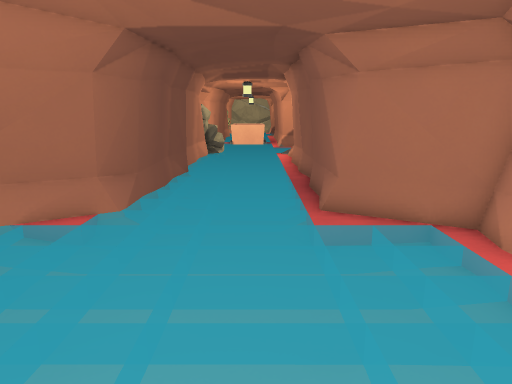
View 1 (above)

21 first-person views from a walk through a Godot game level. The camera is 1.5 m above the floor, tilts 12° down and sees 70° across. The floor is counted in squares, 0.54 m on a side. Each view is taken from the middle of a square. On the plan, view 1 faces up. The plan holds only what a view shows up to about 20 squares ahead; the rest is blank. The place goes on beyond the plan. Surface patterns are stand-ins for the level's own textures.

View 2
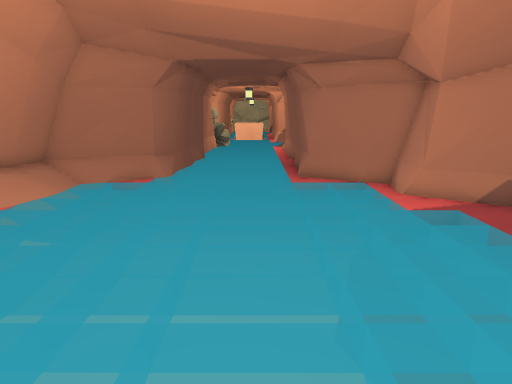

View 3
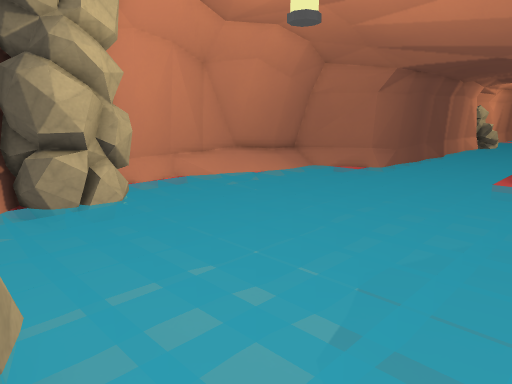

View 4
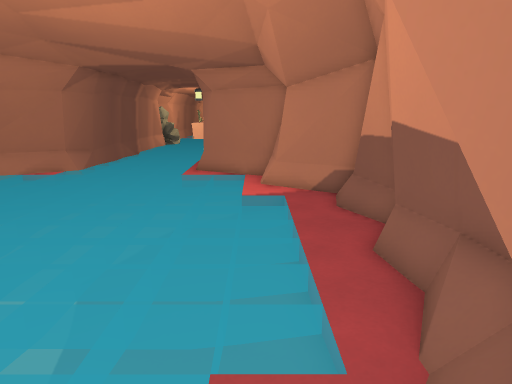

View 5
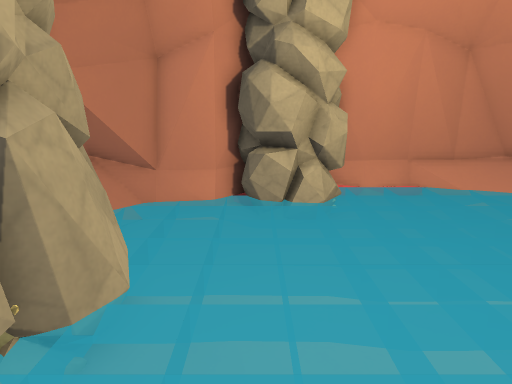

View 6
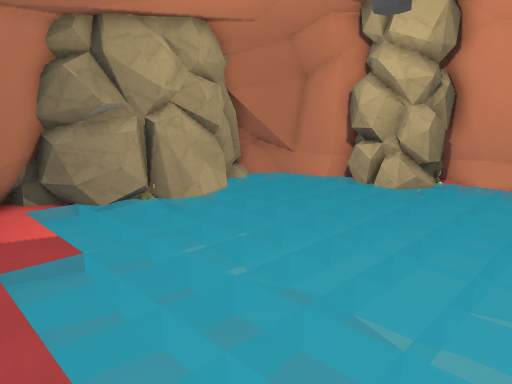

View 7
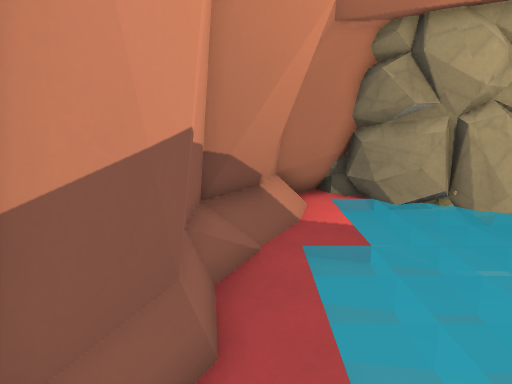

View 8
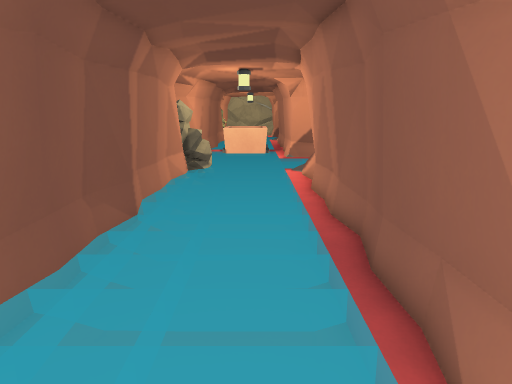

View 9
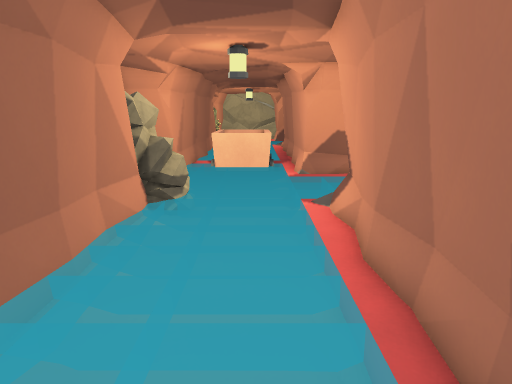

View 10
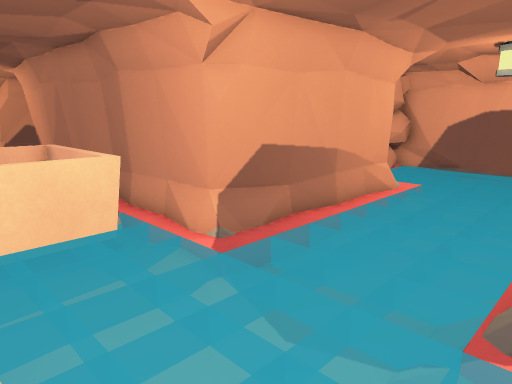

View 11
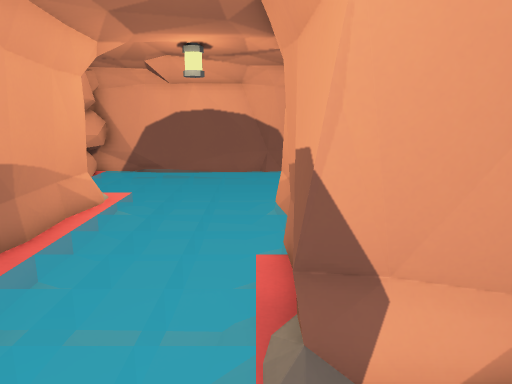

View 12
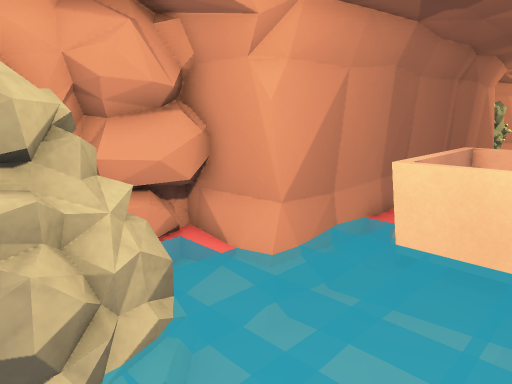

View 13
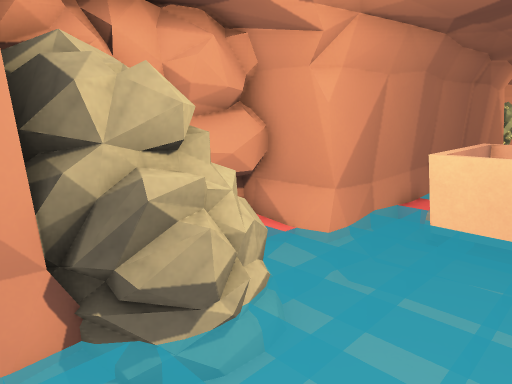

View 14
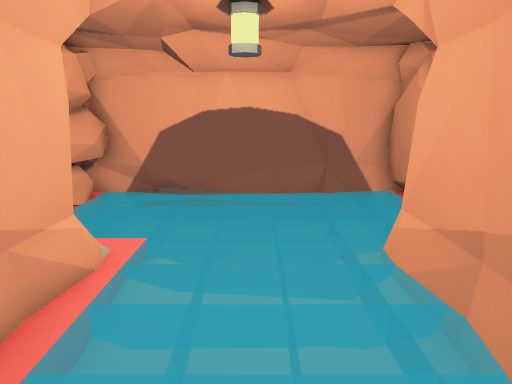

View 15
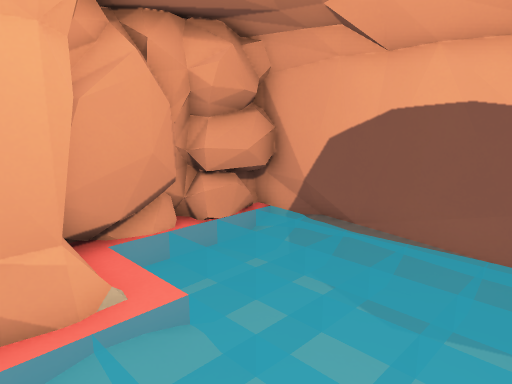

View 16
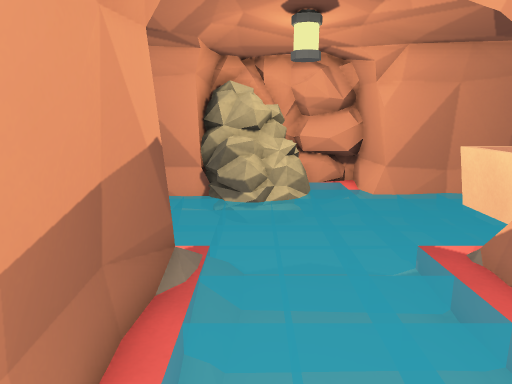

View 17
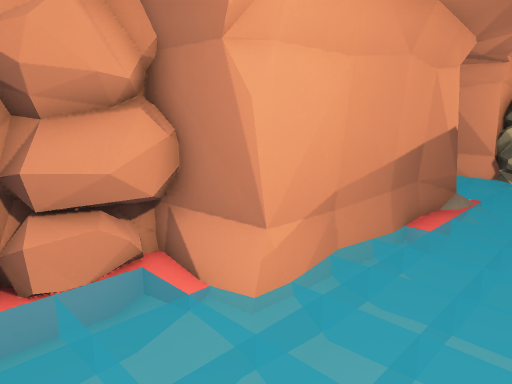

View 18
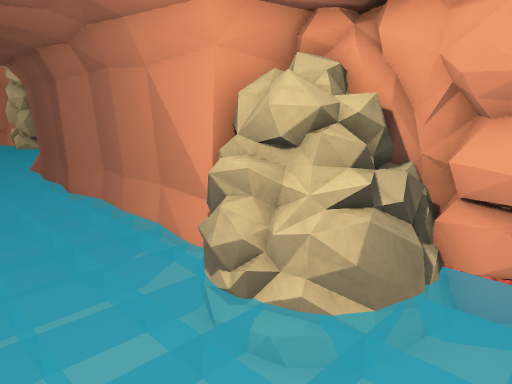

View 19
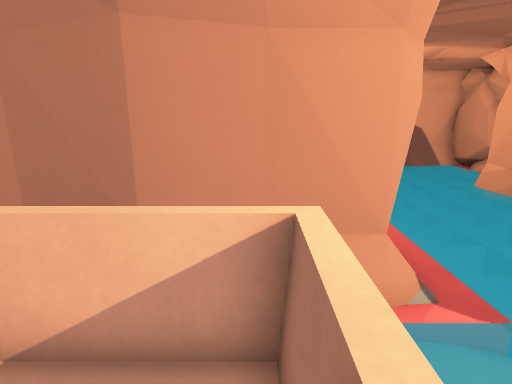

View 20
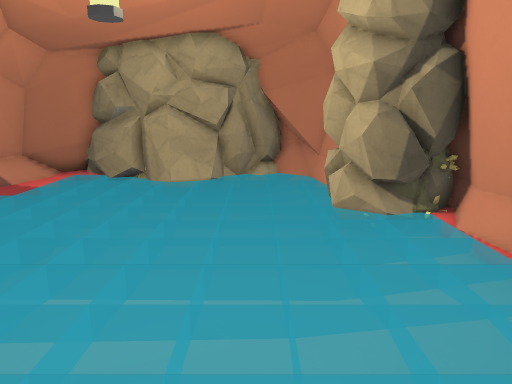

View 21
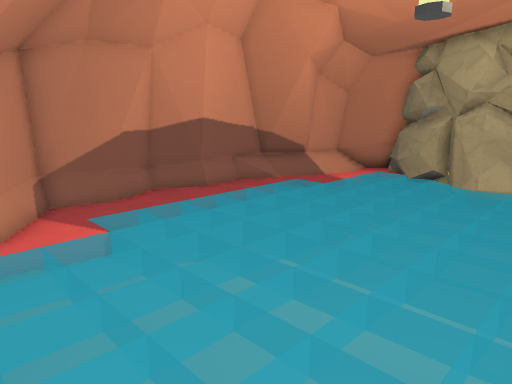

### Floor plan
Key: @ floor where view 1 was taken; # wall or solid block; . floor; / step, stairs or slope; = window, fence, low wall or low ledge; P pillar; R rock; C car.
Columns run from 10 left of view 1 to 17 right of it. Each row starts with its distance up from view 1.
 42        #    #
 41       ##    #
 40       ##    #
 39       # CCCC#
 38       # C CC#
 37       #.C CC#
 36       #.C.CC#
 35       #.CCCC#         ######
 34       #.CCC.#        ###..##
 33      =#.....###      #.....#
 32     ###.......########.....#
 31    ##......................#
 30    ##RR....................#
 29    RRRRR...................#
 28     RRRRR..................#
 27      RRR.....=.............#
 26     RR#..... #########.....#
 25       #.....##       #.....#
 24       #.....#        #######
 23       #.....#
 22       #.....#
 21       #.....#
 20       #.....#
 19       #.....#
 18        #....#
 17       ##....#
 16       #.....#
 15       #.....#
 14       #.....#
 13       #.....#
 12       #.....#
 11      ##.....##
 10     ##.......###
  9   ###.........##
  8  =#............##
  7  =#.............#
  6  ##.............###
  5  # ...............#
  4 ##................#
  3 #/................#
  2 ##................#
  1 ##................#
  0 =#........@.......#
 -1 ##................#
 -2 #PRP..............#
 -3 #R RP.............#
 -4    RP............##
 -5  #RPP...........###
 -6   #P............##
 -7   ##.....==.....#
 -8    #...#####==..#
 -9    ##.###  ######
-10     ####
-11     ##

Positions as (right, up) in squares from view 1, and headings:
1: (0, 0), facing up
2: (0, -6), facing up
3: (5, -8), facing up-left
4: (5, -8), facing up
5: (5, -5), facing left
6: (7, 3), facing down-left
7: (7, 3), facing down
8: (0, 8), facing up
9: (0, 15), facing up
10: (-3, 26), facing up-right
11: (-1, 27), facing right
12: (1, 27), facing up-left
13: (1, 25), facing up-left
14: (4, 29), facing right
15: (9, 27), facing up-right
16: (9, 28), facing left
17: (15, 30), facing down-left
18: (1, 32), facing down-left
19: (-3, 35), facing right
20: (-4, 8), facing down
21: (-4, 8), facing down-right
